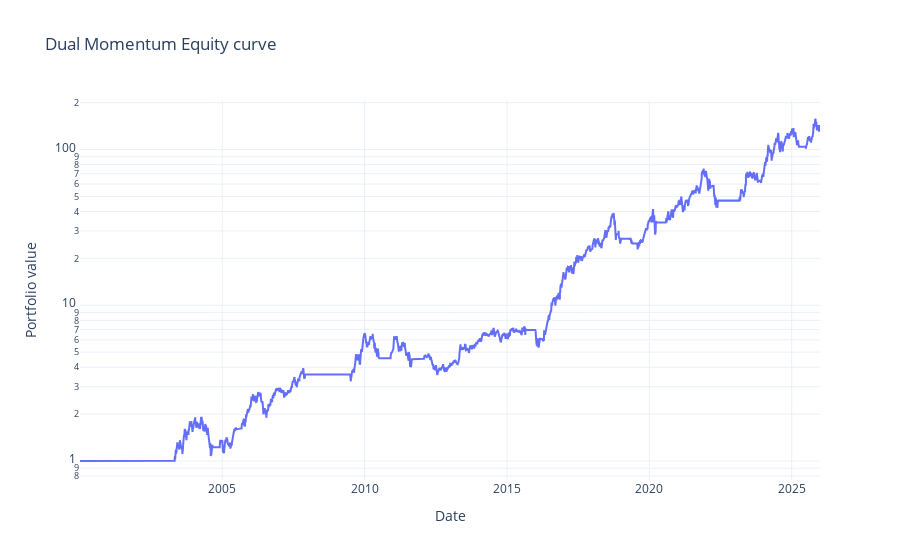
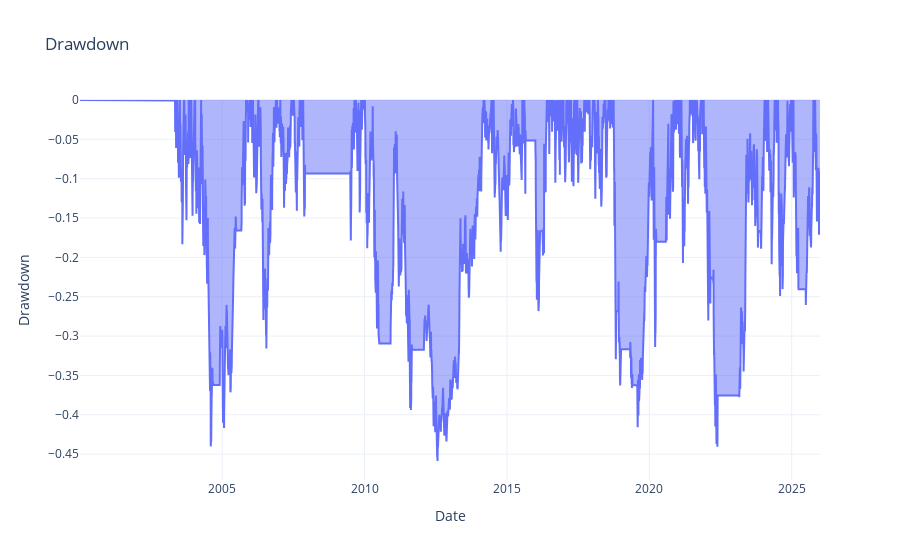

The notebook cell saved with these charts, in order:
### Code cell
plot_return(equity_curve)

### Figure 1 — Plotly figure (JSON) as saved in the notebook; plotly's stock layout.template omitted (floating-point values rounded to 4 significant figures; data arrays with more than 128 entries replaced by an {"elided": "..."} marker saying what was removed)
{"data": [{"mode": "lines", "name": "Dual Momentum", "type": "scatter", "x": {"elided": "6538 str values"}, "y": {"elided": "6538 float values"}}], "layout": {"hovermode": "x unified", "title": {"text": "Dual Momentum Equity curve"}, "xaxis": {"title": {"text": "Date"}}, "yaxis": {"title": {"text": "Portfolio value"}, "type": "log"}}}

### Figure 2 — Plotly figure (JSON) as saved in the notebook; plotly's stock layout.template omitted (floating-point values rounded to 4 significant figures; data arrays with more than 128 entries replaced by an {"elided": "..."} marker saying what was removed)
{"data": [{"fill": "tozeroy", "name": "Drawdown", "type": "scatter", "x": {"elided": "6538 str values"}, "y": {"elided": "6538 float values"}}], "layout": {"hovermode": "x unified", "title": {"text": "Drawdown"}, "xaxis": {"title": {"text": "Date"}}, "yaxis": {"title": {"text": "Drawdown"}}}}
